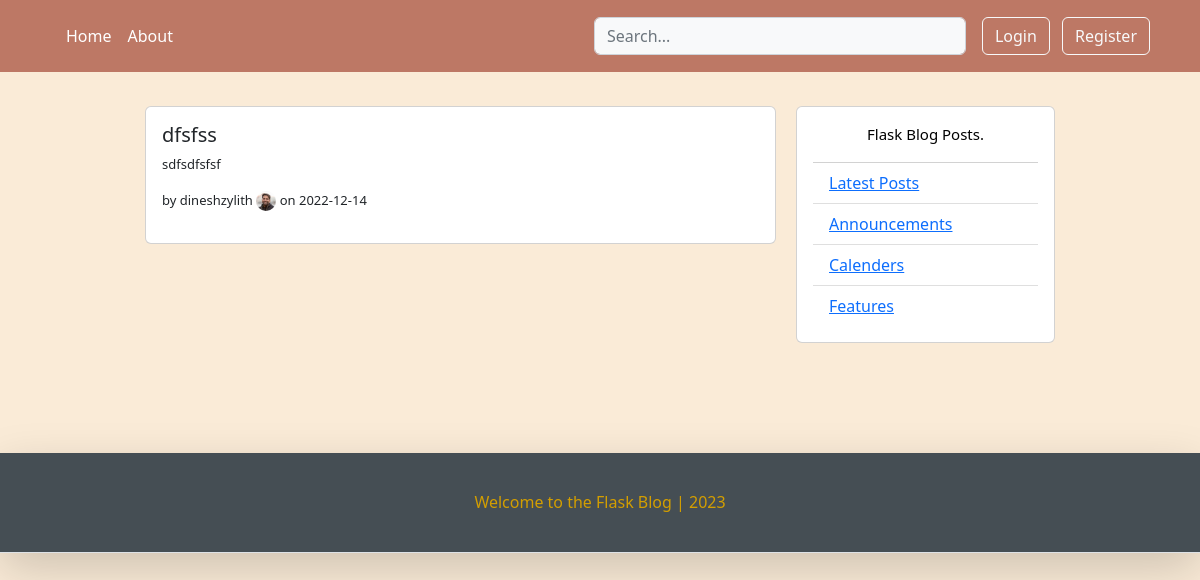
/post/11, run on the app's committed database.
### flaskblog/models.py (models this page shows, shortened)
class BlogPost(db.Model):
    id          = db.Column(db.Integer, primary_key=True)
    title       = db.Column(db.String(120), nullable=False)
    date_posted = db.Column(db.DateTime, nullable=False, default=datetime.utcnow)
    content     = db.Column(db.Text, nullable=False)
    user_id     = db.Column(db.Integer, db.ForeignKey('user.id'), nullable=False)

class User(db.Model, UserMixin):
    id          = db.Column(db.Integer, primary_key=True)
    username    = db.Column(db.String(25), unique=True, nullable=False)
    email       = db.Column(db.String(130), unique=True, nullable=False)
    image_file  = db.Column(db.String(35), nullable=False, default="default.jpg")
    password    = db.Column(db.String(65), nullable=False)
    posts       = db.relationship('BlogPost', backref='author', lazy=True)

### flaskblog/posts/routes.py (the view)
@posts.route("/post/<int:post_id>")
def post(post_id):
    post = BlogPost.query.get_or_404(post_id)
    return render_template(template_name_or_list='post.html', title=post.title, post=post)

### flaskblog/templates/post.html (shortened to what this page needs)
{% extends "home.html" %}
{% block content %}
<div class="container">
	<div class="row">
		<div class="left-column col-lg-7 offset-lg-1">
			<div class="d-lg-block mb-3">
				<div class="card d-lg-flex flex-column p-3">
					<h5> {{ post.title }} </h5>
					<p style="font-size: small;" > {{ post.content }}</p>
					<p style="font-size: small;" href="{{ url_for('users.user_posts', username=post.author.username) }}">
						by {{ post.author.username }} </a> <img height="20px" width="20px" class="rounded-circle"
																src="{{ url_for('static', filename='images/'+ post.author.image_file) }}"
																alt="..."> on {{ post.date_posted.strftime('%Y-%m-%d') }}</p>
				</div>
			</div>
		</div>
		<div class="right-column col-sm-3 d-lg-flex d-flex flex-column">
			<div class="card create-post-bar d-flex flex-column p-3">
				<p class="lead"> Flask Blog Posts.</p>
				<ul class="list-group list-group-flush">
					<li class="list-group-item"><a href="#"> Latest Posts </a></li>
					<li class="list-group-item"><a href="#"> Announcements  </a></li>
					<li class="list-group-item"><a href="#"> Calenders </a></li>
					<li class="list-group-item"><a href="#"> Features </a></li>
				</ul>
			</div>
		</div>
	</div>
</div>
{% endblock content %}

### flaskblog/static/main.css (style rules this page uses)
body { background-color: antiquewhite; }

### flaskblog/templates/post.html (style rules this page uses)
.left-column { padding: 10px; margin-bottom: 100px; }
.right-column { color: black; padding: 10px; margin-bottom: 100px; }
.lead { font-size: 15px; color: black; text-align: center; }

### data on the page
BlogPost: title "dfsfss", content "sdfsdfsfsf", date_posted "2022-12-14"
User: author.username "dineshzylith", image_file (picture)
